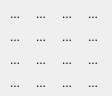
<?xml version="1.0" encoding="UTF-8"?>
<ui version="4.0">
 <class>colorPicker</class>
 <widget class="QWidget" name="colorPicker">
  <property name="geometry">
   <rect>
    <x>0</x>
    <y>0</y>
    <width>112</width>
    <height>88</height>
   </rect>
  </property>
  <property name="windowTitle">
   <string>Form</string>
  </property>
  <layout class="QGridLayout" name="gridLayout">
   <property name="leftMargin">
    <number>3</number>
   </property>
   <property name="topMargin">
    <number>3</number>
   </property>
   <property name="rightMargin">
    <number>3</number>
   </property>
   <property name="bottomMargin">
    <number>3</number>
   </property>
   <property name="spacing">
    <number>2</number>
   </property>
   <item row="0" column="1">
    <widget class="mColorPicker" name="black">
     <property name="text">
      <string>...</string>
     </property>
     <property name="autoRaise">
      <bool>true</bool>
     </property>
    </widget>
   </item>
   <item row="0" column="2">
    <widget class="mColorPicker" name="red">
     <property name="text">
      <string>...</string>
     </property>
     <property name="autoRaise">
      <bool>true</bool>
     </property>
    </widget>
   </item>
   <item row="0" column="3">
    <widget class="mColorPicker" name="darkRed">
     <property name="text">
      <string>...</string>
     </property>
     <property name="autoRaise">
      <bool>true</bool>
     </property>
    </widget>
   </item>
   <item row="1" column="0">
    <widget class="mColorPicker" name="green">
     <property name="text">
      <string>...</string>
     </property>
     <property name="autoRaise">
      <bool>true</bool>
     </property>
    </widget>
   </item>
   <item row="1" column="1">
    <widget class="mColorPicker" name="darkGreen">
     <property name="text">
      <string>...</string>
     </property>
     <property name="autoRaise">
      <bool>true</bool>
     </property>
    </widget>
   </item>
   <item row="1" column="2">
    <widget class="mColorPicker" name="blue">
     <property name="text">
      <string>...</string>
     </property>
     <property name="autoRaise">
      <bool>true</bool>
     </property>
    </widget>
   </item>
   <item row="1" column="3">
    <widget class="mColorPicker" name="darkBlue">
     <property name="text">
      <string>...</string>
     </property>
     <property name="autoRaise">
      <bool>true</bool>
     </property>
    </widget>
   </item>
   <item row="2" column="0">
    <widget class="mColorPicker" name="cyan">
     <property name="text">
      <string>...</string>
     </property>
     <property name="autoRaise">
      <bool>true</bool>
     </property>
    </widget>
   </item>
   <item row="2" column="1">
    <widget class="mColorPicker" name="darkCyan">
     <property name="text">
      <string>...</string>
     </property>
     <property name="autoRaise">
      <bool>true</bool>
     </property>
    </widget>
   </item>
   <item row="2" column="2">
    <widget class="mColorPicker" name="magenta">
     <property name="text">
      <string>...</string>
     </property>
     <property name="autoRaise">
      <bool>true</bool>
     </property>
    </widget>
   </item>
   <item row="2" column="3">
    <widget class="mColorPicker" name="darkMagenta">
     <property name="text">
      <string>...</string>
     </property>
     <property name="autoRaise">
      <bool>true</bool>
     </property>
    </widget>
   </item>
   <item row="3" column="0">
    <widget class="mColorPicker" name="yellow">
     <property name="text">
      <string>...</string>
     </property>
     <property name="autoRaise">
      <bool>true</bool>
     </property>
    </widget>
   </item>
   <item row="3" column="1">
    <widget class="mColorPicker" name="darkYellow">
     <property name="styleSheet">
      <string notr="true"/>
     </property>
     <property name="text">
      <string>...</string>
     </property>
     <property name="autoRaise">
      <bool>true</bool>
     </property>
    </widget>
   </item>
   <item row="3" column="2">
    <widget class="mColorPicker" name="grey">
     <property name="text">
      <string>...</string>
     </property>
     <property name="autoRaise">
      <bool>true</bool>
     </property>
    </widget>
   </item>
   <item row="3" column="3">
    <widget class="mColorPicker" name="lightGrey">
     <property name="text">
      <string>...</string>
     </property>
     <property name="autoRaise">
      <bool>true</bool>
     </property>
    </widget>
   </item>
   <item row="0" column="0">
    <widget class="mColorPicker" name="white">
     <property name="text">
      <string>...</string>
     </property>
     <property name="autoRaise">
      <bool>true</bool>
     </property>
    </widget>
   </item>
  </layout>
 </widget>
 <customwidgets>
  <customwidget>
   <class>mColorPicker</class>
   <extends>QToolButton</extends>
   <header>mcolorpicker.h</header>
  </customwidget>
 </customwidgets>
 <resources/>
 <connections/>
</ui>
